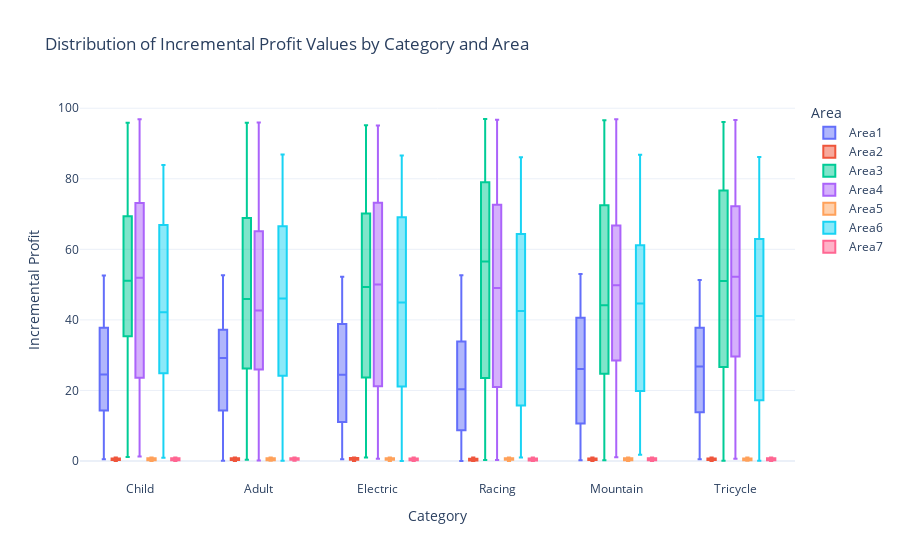

Notebook cell for this chart:
### Code cell
profit_sheet_names = [sheet for sheet in file.sheet_names if sheet.startswith("ExpectedProfitsArea")]

data = []

for sheet in profit_sheet_names:
    df = pd.read_excel(file, sheet_name=sheet, header=0)
    
    area = "Area" + sheet[len("ExpectedProfitsArea"):]
    
    for cat in df.columns:
        profits = df[cat].dropna()
        for profit in profits:
            data.append({
                "Area": area,
                "Category": cat,
                "Incremental Profit": profit
            })

profit_df = pd.DataFrame(data)

fig = px.box(profit_df,
             x="Category",
             y="Incremental Profit",
             color="Area",
             title="Distribution of Incremental Profit Values by Category and Area",
             template="plotly_white")  

fig.show()

### Figure 1 — Plotly figure (JSON) as saved in the notebook; plotly's stock layout.template omitted (floating-point values rounded to 4 significant figures; data arrays with more than 128 entries replaced by an {"elided": "..."} marker saying what was removed)
{"data": [{"alignmentgroup": "True", "hovertemplate": "Area=Area1<br>Category=%{x}<br>Incremental Profit=%{y}<extra></extra>", "legendgroup": "Area1", "marker": {"color": "#636efa"}, "name": "Area1", "notched": false, "offsetgroup": "Area1", "orientation": "v", "showlegend": true, "type": "box", "x": {"elided": "654 str values"}, "x0": " ", "xaxis": "x", "y": {"elided": "654 float values"}, "y0": " ", "yaxis": "y"}, {"alignmentgroup": "True", "hovertemplate": "Area=Area2<br>Category=%{x}<br>Incremental Profit=%{y}<extra></extra>", "legendgroup": "Area2", "marker": {"color": "#EF553B"}, "name": "Area2", "notched": false, "offsetgroup": "Area2", "orientation": "v", "showlegend": true, "type": "box", "x": {"elided": "369 str values"}, "x0": " ", "xaxis": "x", "y": {"elided": "369 float values"}, "y0": " ", "yaxis": "y"}, {"alignmentgroup": "True", "hovertemplate": "Area=Area3<br>Category=%{x}<br>Incremental Profit=%{y}<extra></extra>", "legendgroup": "Area3", "marker": {"color": "#00cc96"}, "name": "Area3", "notched": false, "offsetgroup": "Area3", "orientation": "v", "showlegend": true, "type": "box", "x": {"elided": "606 str values"}, "x0": " ", "xaxis": "x", "y": {"elided": "606 float values"}, "y0": " ", "yaxis": "y"}, {"alignmentgroup": "True", "hovertemplate": "Area=Area4<br>Category=%{x}<br>Incremental Profit=%{y}<extra></extra>", "legendgroup": "Area4", "marker": {"color": "#ab63fa"}, "name": "Area4", "notched": false, "offsetgroup": "Area4", "orientation": "v", "showlegend": true, "type": "box", "x": {"elided": "602 str values"}, "x0": " ", "xaxis": "x", "y": {"elided": "602 float values"}, "y0": " ", "yaxis": "y"}, {"alignmentgroup": "True", "hovertemplate": "Area=Area5<br>Category=%{x}<br>Incremental Profit=%{y}<extra></extra>", "legendgroup": "Area5", "marker": {"color": "#FFA15A"}, "name": "Area5", "notched": false, "offsetgroup": "Area5", "orientation": "v", "showlegend": true, "type": "box", "x": {"elided": "270 str values"}, "x0": " ", "xaxis": "x", "y": {"elided": "270 float values"}, "y0": " ", "yaxis": "y"}, {"alignmentgroup": "True", "hovertemplate": "Area=Area6<br>Category=%{x}<br>Incremental Profit=%{y}<extra></extra>", "legendgroup": "Area6", "marker": {"color": "#19d3f3"}, "name": "Area6", "notched": false, "offsetgroup": "Area6", "orientation": "v", "showlegend": true, "type": "box", "x": {"elided": "487 str values"}, "x0": " ", "xaxis": "x", "y": {"elided": "487 float values"}, "y0": " ", "yaxis": "y"}, {"alignmentgroup": "True", "hovertemplate": "Area=Area7<br>Category=%{x}<br>Incremental Profit=%{y}<extra></extra>", "legendgroup": "Area7", "marker": {"color": "#FF6692"}, "name": "Area7", "notched": false, "offsetgroup": "Area7", "orientation": "v", "showlegend": true, "type": "box", "x": {"elided": "333 str values"}, "x0": " ", "xaxis": "x", "y": {"elided": "333 float values"}, "y0": " ", "yaxis": "y"}], "layout": {"boxmode": "group", "legend": {"title": {"text": "Area"}, "tracegroupgap": 0}, "title": {"text": "Distribution of Incremental Profit Values by Category and Area"}, "xaxis": {"anchor": "y", "domain": [0, 1], "title": {"text": "Category"}}, "yaxis": {"anchor": "x", "domain": [0, 1], "title": {"text": "Incremental Profit"}}}}
